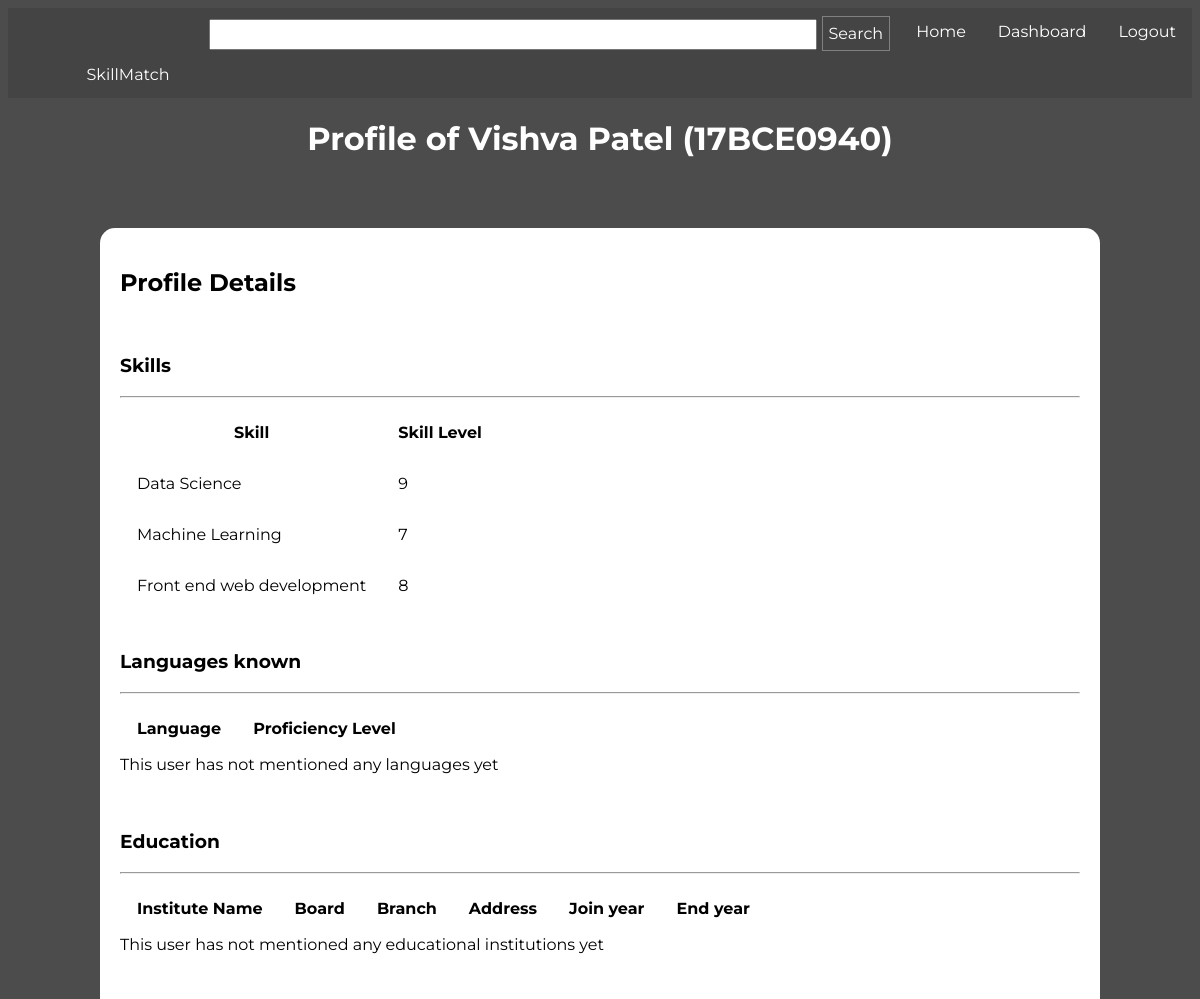
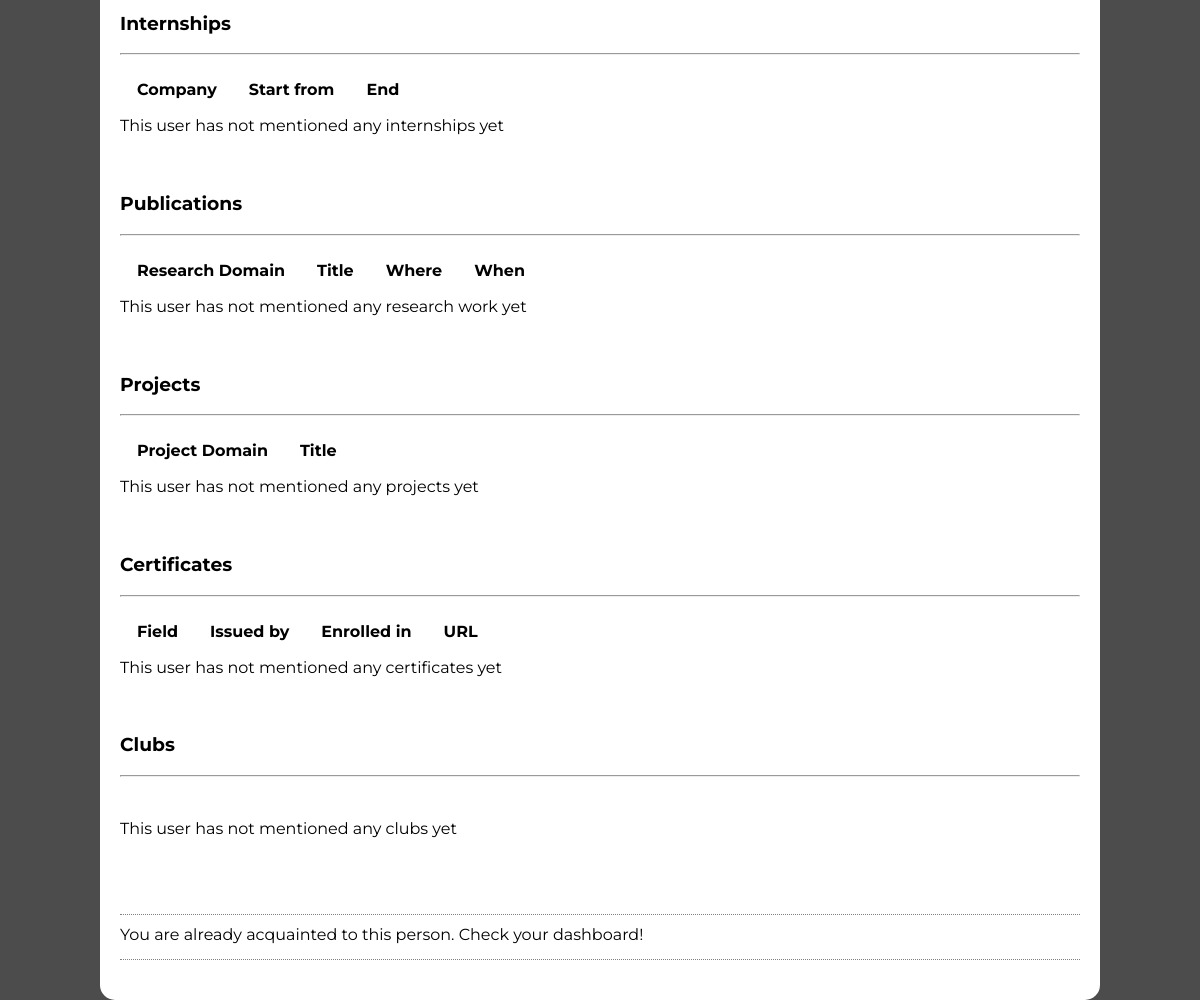
The app's page /search/profileshow.php?query=17BCE0940 (signed in) with its own data (2 pictures, top to bottom).
### tables this page shows
CREATE TABLE `user_info` (
  `reg_no` varchar(9) NOT NULL,
  `email` varchar(100) DEFAULT NULL,
  `password` varchar(50) NOT NULL,
  `first_name` varchar(50) NOT NULL,
  `last_name` varchar(50) NOT NULL,
  `DOB` date NOT NULL,
  `phone` int(9) DEFAULT NULL,
  `city` varchar(100) DEFAULT NULL,
  `bio` text
);

CREATE TABLE `skills` (
  `skillid` int(11) NOT NULL,
  `reg_no` varchar(9) NOT NULL,
  `skillname` varchar(100) DEFAULT NULL,
  `skilllevel` int(1) DEFAULT NULL
);

### search/profileshow.php (the view, shortened to what this page needs)
<?php
	require('../includes/db.php');
?>
<!DOCTYPE html>
<html>
<head>
    <link href="../css/profileshow.css" rel="stylesheet" />
</head>
<body>
<?php
$regno = $_GET['query'];
$usrno = $_SESSION['username'];
$name = mysqli_query($con,"SELECT first_name,last_name from user_info where reg_no='$regno'");
$name = mysqli_fetch_array($name);
$fname = $name['first_name'];
$lname = $name['last_name'];
?>
    <nav>
        <ul>
            <li><a href="../logout/logout.php">Logout</a></li>
			<li><a href="../dashboard/dashboard.php">Dashboard</a></li>
			<li><a href="../home/home.php">Home</a></li>
            <li>
                <form name="searchForm" id="searchForm" action="../search/search.php" method="get">
                    <input type="text" name="query" id="searchInput" />
                    <input type="submit" value="Search" id="searchButton" />
                </form>
            </li>
            <li id="logo"><a href="../home/home.php">SkillMatch</a></li>
        </ul>
    </nav>
    <header>
        <h1>Profile of <?php echo $fname." ".$lname." (".$regno.")"; ?></h1></header>
    <section class="profile">
        <article id="profileDetails">
            <h2>Profile Details</h2>
			<br>
            <h3>Skills</h3>
            <hr>
            <table>
                <thead>
                    <th>Skill</th>
                    <th>Skill Level</th>
                </thead>
<?php
$result = mysqli_query($con,"SELECT skillname, skilllevel FROM skills WHERE reg_no='$regno'");
if(mysqli_num_rows($result)){
while($row = mysqli_fetch_array($result))
{
echo "<tr>";
echo "<td>" . $row['skillname'] . "</td>";
echo "<td>" . $row['skilllevel'] . "</td>";
echo "</tr>";
}
echo "</table>";
}
else{
    echo "</table>";
    echo "This user has not mentioned any skills yet";
    echo "<br><br>";
}
?>
<br>
<h3>Languages known</h3>
            <hr>
            <table>
                <thead>
                    <th>Language</th>
                    <th>Proficiency Level</th>
                </thead>
<?php
$rl = mysqli_query($con,"SELECT language_name, lang_level FROM languages WHERE reg_no='$regno'");
if(mysqli_num_rows($rl)){
while($row = mysqli_fetch_array($rl))
{
echo "<tr>";
echo "<td>" . $row['language_name'] . "</td>";
echo "<td>" . $row['lang_level'] . "</td>";
echo "</tr>";
}
echo "</table>";
}
else{
    echo "</table>";
    echo "This user has not mentioned any languages yet";
    echo "<br><br>";
}
?>
<br>
 <h3>Education</h3>
            <hr>
            <table>
                <thead>
                    <th>Institute Name</th>
                    <th>Board</th>
                    <th>Branch</th>
                    <th>Address</th>
                    <th>Join year</th>
                    <th>End year</th>
                </thead>
<?php
$redu = mysqli_query($con,"SELECT institute_name, institute_board, branch, institute_address, joined_year, end_year FROM education WHERE reg_no='$regno'");
if(mysqli_num_rows($redu)){
    while($row = mysqli_fetch_array($redu))
    {
    echo "<tr>";
    echo "<td>" . $row['institute_name'] . "</td>";
    echo "<td>" . $row['institute_board'] . "</td>";
    echo "<td>" . $row['branch'] . "</td>";
    echo "<td>" . $row['institute_address'] . "</td>";
    echo "<td>" . $row['joined_year'] . "</td>";
    echo "<td>" . $row['end_year'] . "</td>";
    echo "</tr>";
    }
    echo "</table>";
}
else{
    echo "</table>";
    echo "This user has not mentioned any educational institutions yet";
    echo "<br><br>";
}
?>
<br>
<h3>Internships</h3>
            <hr>
            <table>
                <thead>
                    <th>Company</th>
                    <th>Start from</th>
                    <th>End</th>
                </thead>
<?php
$rint = mysqli_query($con,"SELECT recuitor, istart, iend FROM internships WHERE reg_no='$regno'");
if(mysqli_num_rows($rint)){
    while($row = mysqli_fetch_array($rint))
    {
    echo "<tr>";
    echo "<td>" . $row['recuitor'] . "</td>";
    echo "<td>" . $row['istart'] . "</td>";
    echo "<td>" . $row['iend'] . "</td>";
    echo "</tr>";
    }
    echo "</table>";
}
else{
    echo "</table>";
    echo "This user has not mentioned any internships yet";
    echo "<br><br>";
}
?>
<br>
<h3>Publications</h3>
            <hr>
            <table>
                <thead>
                    <th>Research Domain</th>
                    <th>Title</th>
                    <th>Where</th>
                    <th>When</th>
                </thead>
<?php
$rpub = mysqli_query($con,"SELECT publication_domain, publication_title, published_in, pub_year FROM publications WHERE reg_no='$regno'");
if(mysqli_num_rows($rpub)){
while($row = mysqli_fetch_array($rpub))
{
    echo "<tr>";
    echo "<td>" . $row['publication_domain'] . "</td>";
    echo "<td>" . $row['publication_title'] . "</td>";
    echo "<td>" . $row['published_in'] . "</td>";
    echo "<td>" . $row['pub_year'] . "</td>";
    echo "</tr>";
}
echo "</table>";
}
else{
    echo "</table>";
    echo "This user has not mentioned any research work yet";
    echo "<br><br>";
}
?>
<br>
<h3>Projects</h3>
            <hr>
            <table>
                <thead>
                    <th>Project Domain</th>
                    <th>Title</th>
                </thead>
<?php
$rproj = mysqli_query($con,"SELECT project_domain, project_title FROM projects WHERE reg_no='$regno'");
if(mysqli_num_rows($rproj)){
    while($row = mysqli_fetch_array($rproj))
    {
    echo "<tr>";
    echo "<td>" . $row['project_domain'] . "</td>";
    echo "<td>" . $row['project_title'] . "</td>";
    echo "</tr>";
    }
    echo "</table>";
}
else{
    echo "</table>";
    echo "This user has not mentioned any projects yet";
    echo "<br><br>";
}
?>
<br>
<h3>Certificates</h3>
            <hr>
            <table>
                <thead>
                    <th>Field</th>
                    <th>Issued by</th>
                    <th>Enrolled in</th>
                    <th>URL</th>
                </thead>
<?php
$rcer = mysqli_query($con,"SELECT certificate_field, issued_by, certified_year, certificate_URL FROM certificate WHERE reg_no='$regno'");
if(mysqli_num_rows($rcer)){
    while($row = mysqli_fetch_array($rcer))
    {
    echo "<tr>";
    echo "<td>" . $row['certificate_field'] . "</td>";
    echo "<td>" . $row['issued_by'] . "</td>";
    echo "<td>" . $row['certified_year'] . "</td>";
    echo "<td>" . $row['certificate_URL'] . "</td>";
    echo "</tr>";
    }
    echo "</table>";
}
else{
    echo "</table>";
    echo "This user has not mentioned any certificates yet";
    echo "<br><br>";
}
?>
<br>
<h3>Clubs</h3>
            <hr>
            <table>
                <thead>
                    <th></th>
                </thead>
<?php
$rclub = mysqli_query($con,"SELECT club_name FROM clubs WHERE reg_no='$regno'");
if(mysqli_num_rows($rclub))
{
    while($row = mysqli_fetch_array($rclub))
    {
    echo "<tr>";
    echo "<td>" . $row['club_name'] . "</td>";
    echo "</tr>";
    }
    echo "</table>";
}
else{
    echo "</table>";
    echo "This user has not mentioned any clubs yet";
    echo "<br><br>";
}
?>
<br>
<br>
            <br>
        </article>
        <article id="contactReq">
            <?php
			if($regno==$usrno) echo "You cannot send a contact request to yourself.";
			else{
            $isAcquaintQ = "SELECT * from contact where accept = 1 and ((senderID='$usrno' and receiverID='$regno') OR (senderID='$regno' and receiverID='$usrno')) ";
            $isAquaintRows = mysqli_query($con,$isAcquaintQ) or die("There was an error verifying your acquaintance status");
            if(mysqli_num_rows($isAquaintRows)==0)
			echo "<form action=\"\" method=\"POST\"><button name=\"contactreg\" id=\"makeRequest\" type=\"submit\" value=\"$regno\">Request contact details</button></form>";
            else{
                echo "You are already acquainted to this person. Check your dashboard!";
            }
			}
			?>
        </article>
    </section>
</body>
</html>

### css/profileshow.css (style rules this page uses)
* { font-family: 'Montserrat', sans-serif; }
html { min-height:100%; background:linear-gradient(0deg,rgba(0,0,0,0.7),rgba(0,0,0,0.7)),url("../img/back5.jpg"); background-size:cover; color:white; }
nav { position: sticky; top:0px; left: 0px; z-index: 1; }
nav ul { list-style-type: none; margin: 0; padding: 0; overflow: hidden; background-color: #444; }
nav li { float: right; }
nav li a { display: block; color: white; text-align: center; padding: 14px 16px; text-decoration: none; }
nav form { padding-top: 8px; position: relative; right: 10px; }
#searchInput { color: black; width: 50vw; height: 25px; }
#searchButton { border: 1px solid grey; font-size:16px; height: 35px; color:white; background:#444; }
#logo { float: left; width: 20vw; }
header { text-align: center; }
.profile { color: black; border-radius: 15px; width: 80vw; position: relative; top:6vh; margin:auto; background: white; padding: 10px 20px 40px 20px; }
.profile article { border-bottom:1px dotted grey; padding-top: 10px; }
#profileDetails td,#profileDetails th { padding: 15px; }
#contactReq { padding-bottom: 15px; }

### records on screen
user_info: first_name "Vishva", last_name "Patel"
skills: skillname "Data Science", skilllevel "9"
skills: skillname "Machine Learning", skilllevel "7"
skills: skillname "Front end web development", skilllevel "8"

### other values on screen
$regno "17BCE0940"
